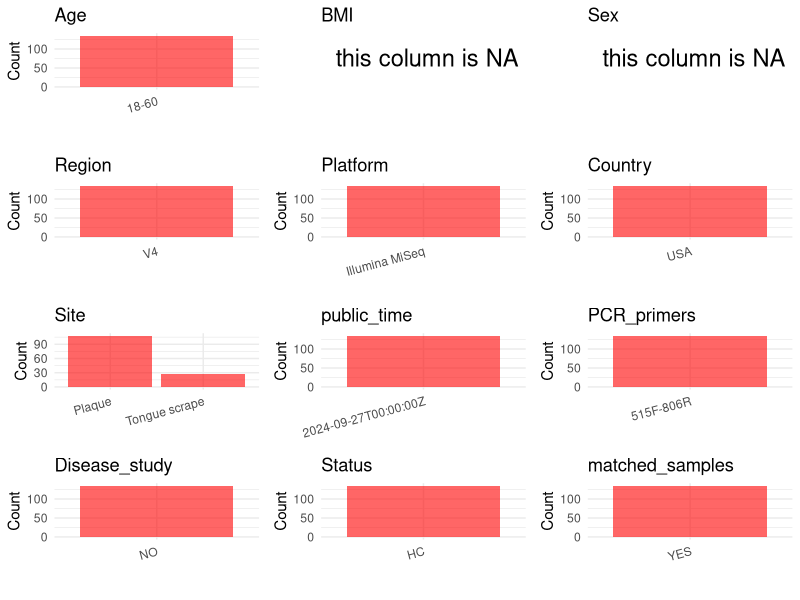

The R script that drew this image: (Note: this script raises an error after producing the figure.)
## ---- chunk 1
# Load necessary libraries
library(dplyr)
library(ggplot2)
library(cowplot)

# Set working directory (update this path to your local directory)
setwd("E:/bioproject/PRJNA1154284")

# Read the initial metadata files
initial_meta <- read.csv("SraRunTable.csv", header = T) 

# Display the first few rows of the metadata
head(initial_meta)
## ---- chunk 2
# Create a uniform metadata dataframe
metadata <- data.frame(
  BioProject = initial_meta$BioProject,
  Run = initial_meta$Run,
  sample_name = initial_meta$Sample.Name,
  Age = "18-60", 
  BMI = NA,  
  Sex = NA,
  Region = "V4",
  Platform = initial_meta$Instrument,
  Country = initial_meta$geo_loc_name_country,
  Site = initial_meta$isolation_source,
  public_time = initial_meta$ReleaseDate,
  stringsAsFactors = FALSE
)
## ---- chunk 3
# Add information obtained from the publication
metadata$PCR_primers <- "515F-806R"
metadata$title <- "Supragingival plaque microbiomes in a diverse south florida population"
metadata$Disease_study <- "NO"
# Assign disease status based on sample_name patterns
metadata$Status <- "HC"

#extract subject id by remove prefix of sample_name
metadata$sample_name <- gsub("-.*", "", metadata$sample_name)

# Check initial data distribution
cat("Initial sample distribution:\n")
table(metadata$sample_name)
table(metadata$Site)

# Calculate sampling frequency per subject
sample_counts <- table(metadata$sample_name)
cat("\nNumber of samples per subject:\n")
print(sample_counts)

# Create matched_samples column
metadata$matched_samples <- ifelse(metadata$sample_name %in% names(sample_counts[sample_counts >= 2]), "YES", "NO")

cat("\nMatched samples distribution:\n")
table(metadata$matched_samples)

# Identify samples for removal: single samples excluding saliva and tongue coat
single_samples <- names(sample_counts[sample_counts == 1])
samples_to_remove <- metadata$sample_name %in% single_samples & 
                     !(metadata$Site %in% c("saliva", "tongue coat", "Tongue coating"))

cat("\nNumber of samples to be removed:", sum(samples_to_remove), "\n")

# Remove identified samples
metadata_clean <- metadata[!samples_to_remove, ]

cat("\nFinal sample distribution after cleaning:\n")
table(metadata_clean$sample_name)
table(metadata_clean$Site)
table(metadata_clean$matched_samples)

# Use cleaned dataset for subsequent analysis
metadata <- metadata_clean
## ---- chunk 4
# Check the number of unique runs and sample names
print(paste("Number of unique runs:", length(unique(metadata$Run))))
print(paste("Number of unique sample names:", length(unique(metadata$sample_name))))
## ---- chunk 5
# Select columns for visualization
plot_data <- metadata %>%
  select(-BioProject, -Run, -sample_name, -title)

# Function to create simple plots for each column
create_simple_plots <- function(data) {
  plots <- list()
  
  for (col in colnames(data)) {
    # Check if the column is all NA
    if (all(is.na(data[[col]]))) {
      # Create an empty plot with text indicating all NA
      p <- ggplot() +
        annotate("text", x = 0.5, y = 0.5, label = "this column is NA", size = 6) +
        labs(title = col) +
        theme_void()
    } else if (is.numeric(data[[col]])) {
      # Numeric variable: histogram
      p <- ggplot(data, aes(x = .data[[col]])) +
        geom_histogram(fill = "blue", alpha = 0.6, bins = 20, na.rm = TRUE) +
        labs(title = col) +
        theme_minimal()
    } else {
      # Categorical variable: bar plot (remove NA values)
      count_data <- as.data.frame(table(data[[col]], useNA = "ifany"))
      p <- ggplot(count_data, aes(x = reorder(Var1, -Freq), y = Freq)) +
        geom_col(fill = "red", alpha = 0.6) +
        labs(title = col, x = NULL, y = "Count") +
        theme_minimal() +
        theme(axis.text.x = element_text(angle = 15, hjust = 1))
    }
    plots[[col]] <- p
  }
  
  return(plots)
}

# Generate and arrange plots
plots <- create_simple_plots(plot_data)
p<-plot_grid(plots$Age, 
          plots$BMI, 
          plots$Sex, 
          plots$Region, 
          plots$Platform, 
          plots$Country, 
          plots$Site,
          plots$public_time, 
          plots$PCR_primers,
          plots$Disease_study,
          plots$Status,
          plots$matched_samples,# add 
          ncol = 3, align = "hv", axis = "lb")
ggsave("Metadata_Summary.png", plot = p, width = 8, height = 6, dpi = 150)
## ---- chunk 6
knitr::include_graphics("Metadata_Summary.png")
## ---- chunk 7
# Reorder columns to match the desired format
metadata <- metadata[, c(
  "BioProject", "Run", "sample_name", "Age", "BMI", "Sex", 
  "Region", "Platform", "Country", "Site", "public_time", 
  "PCR_primers", "title", "Disease_study", "Status", "matched_samples"
)]

# Export the uniform metadata to a CSV file
write.csv(metadata, file = "metadata.csv", quote = FALSE)
head(metadata)
